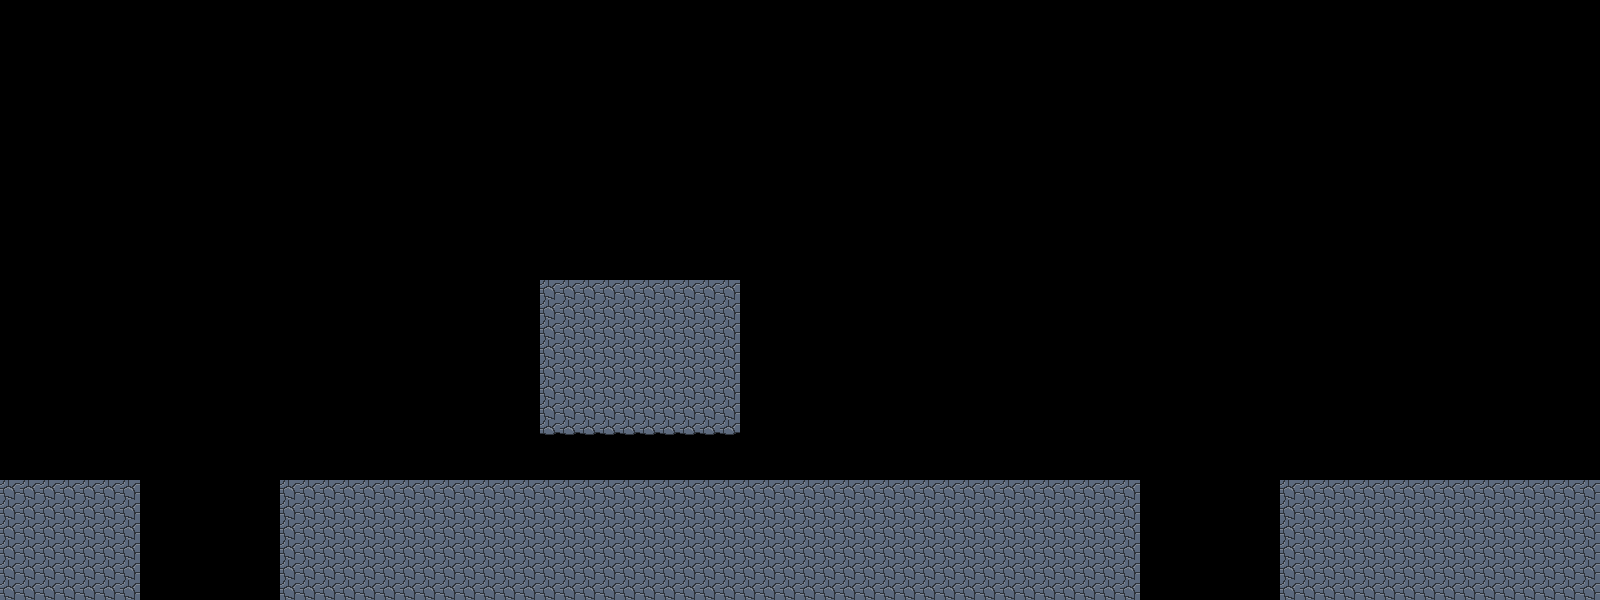

The image is a tile-based game level rendered from a .tmx file. Its description and source (layers, tilesets, objects; grid data summarised) follow:
An orthogonal 80x30 tile map with 20x20 px tiles, 1 tile layer (scenario), 2 tilesets and 16 objects (11x spike, 3x pod, player, goal).

<map version="1.0" orientation="orthogonal" renderorder="right-down" width="80" height="30" tilewidth="20" tileheight="20" nextobjectid="32">
 <tileset firstgid="1" name="tileset" tilewidth="20" tileheight="20">
  <image source="../assets/images/tileset.png" width="80" height="40" />
 </tileset>
 <tileset firstgid="9" name="objects" tilewidth="32" tileheight="48">
  <image source="../assets/images/objects.png" width="288" height="96" />
 </tileset>
 <objectgroup name="objects">
  <object id="3" name="player" gid="9" x="40" y="480" />
  <object id="4" type="spike" gid="20" x="160" y="600">
   <properties>
    <property name="orientation" value="up" />
   </properties>
  </object>
  <object id="11" type="spike" gid="20" x="200" y="600">
   <properties>
    <property name="orientation" value="up" />
   </properties>
  </object>
  <object id="12" type="spike" gid="20" x="240" y="600">
   <properties>
    <property name="orientation" value="up" />
   </properties>
  </object>
  <object id="14" type="spike" gid="20" x="1160" y="600">
   <properties>
    <property name="orientation" value="up" />
   </properties>
  </object>
  <object id="15" type="spike" gid="20" x="1200" y="600">
   <properties>
    <property name="orientation" value="up" />
   </properties>
  </object>
  <object id="16" type="spike" gid="20" x="1240" y="600">
   <properties>
    <property name="orientation" value="up" />
   </properties>
  </object>
  <object id="17" type="spike" gid="19" x="540" y="480">
   <properties>
    <property name="orientation" value="down" />
   </properties>
  </object>
  <object id="20" type="spike" gid="19" x="580" y="480">
   <properties>
    <property name="orientation" value="down" />
   </properties>
  </object>
  <object id="21" type="spike" gid="19" x="620" y="480">
   <properties>
    <property name="orientation" value="down" />
   </properties>
  </object>
  <object id="22" type="spike" gid="19" x="660" y="480">
   <properties>
    <property name="orientation" value="down" />
   </properties>
  </object>
  <object id="23" type="spike" gid="19" x="700" y="480">
   <properties>
    <property name="orientation" value="down" />
   </properties>
  </object>
  <object id="26" name="goal" gid="18" x="1500" y="480">
   <properties>
    <property name="orientation" value="down" />
   </properties>
  </object>
  <object id="27" type="pod" gid="21" x="1100" y="480">
   <properties>
    <property name="orientation" value="down" />
   </properties>
  </object>
  <object id="28" type="pod" gid="21" x="500" y="480">
   <properties>
    <property name="orientation" value="down" />
   </properties>
  </object>
  <object id="29" type="pod" gid="21" x="100" y="480">
   <properties>
    <property name="orientation" value="down" />
   </properties>
  </object>
 </objectgroup>
 <layer name="scenario" width="80" height="30">
  <data>[2400 cells, 476 non-empty, 2 distinct tile ids]</data>
 </layer>
</map>